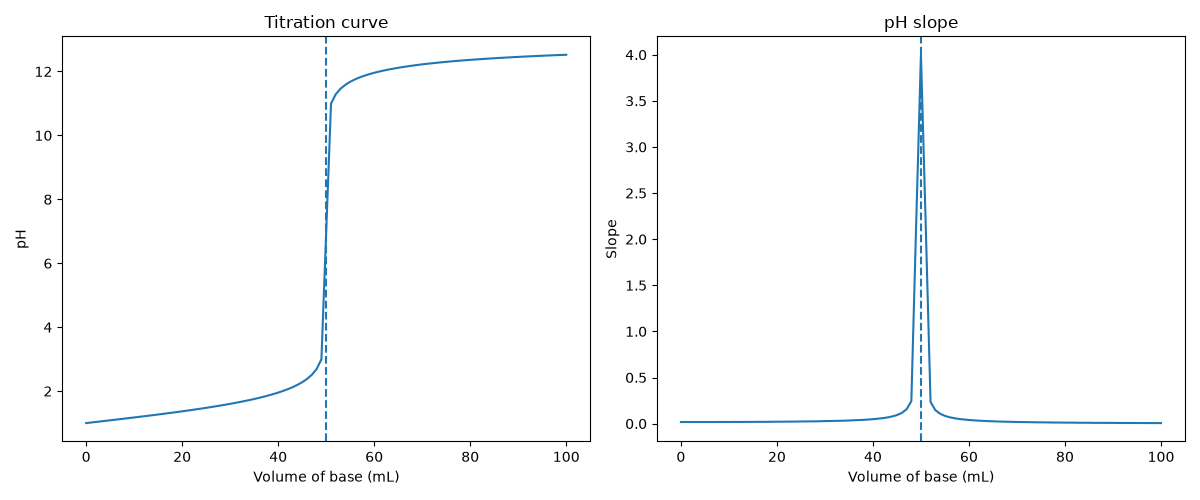

Python code for this plot:
"""
PW2 Lab B Part 5 (bonus) -- find a titration's equivalence point.

titration.csv holds a titration curve: pH versus the volume of base added.
The equivalence point is the volume where the pH changes fastest (the steep
jump). Numerically, that is where the SLOPE of the pH curve is largest.
Run:  python titration.py
"""
import numpy as np
import matplotlib.pyplot as plt

# TODO 1: read titration.csv (columns volume_base, pH) into arrays V, pH.
data = np.loadtxt("titration.csv", delimiter=",", skiprows=1)
V = data[:, 0]
pH = data[:, 1]

# TODO 2: compute the slope of the pH curve with np.gradient(pH, V), and find
#         the volume where that slope is largest (np.argmax). That is the
#         equivalence point. Print it.
slope = np.gradient(pH, V)

index = np.argmax(slope)
equivalence_point = V[index]

print("Equivalence point:", equivalence_point, "mL")

# TODO 3: make two plots side by side: (left) pH vs volume with a line at the
#         equivalence point; (right) the slope vs volume, showing it peaks
#         at the equivalence point. Save as titration.png.

plt.figure(figsize=(12, 5))

plt.subplot(1, 2, 1)
plt.plot(V, pH)
plt.axvline(equivalence_point, linestyle="--")
plt.xlabel("Volume of base (mL)")
plt.ylabel("pH")
plt.title("Titration curve")

plt.subplot(1, 2, 2)
plt.plot(V, slope)
plt.axvline(equivalence_point, linestyle="--")
plt.xlabel("Volume of base (mL)")
plt.ylabel("Slope")
plt.title("pH slope")

plt.tight_layout()
plt.savefig("titration.png")
plt.show()
